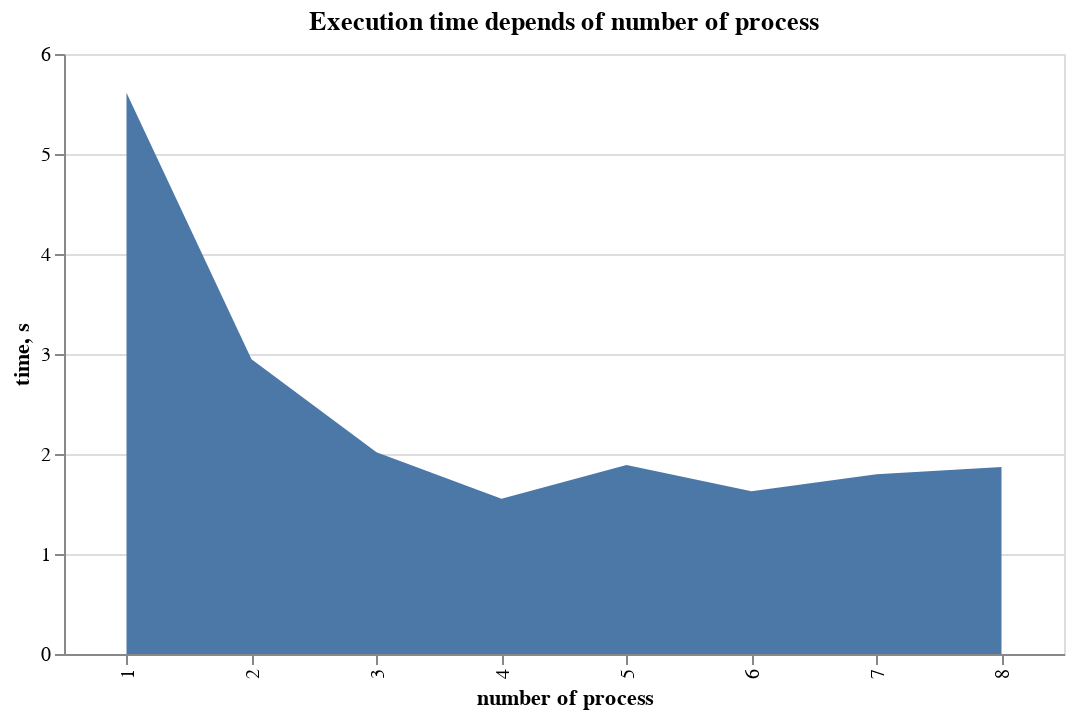

The notebook cell this image was saved under:
### Code cell
import altair as alt

alt.Chart(df).mark_area().encode(
    x='number of process',
    y='time, s'
).properties(
    title='Execution time depends of number of process',
    width=500,
    height=300
)

### Figure 1 — Vega-Lite specification as saved in the notebook (floating-point values rounded to 4 significant figures)
{"$schema": "https://vega.github.io/schema/vega-lite/v3.4.0.json", "config": {"mark": {"tooltip": null}, "view": {"height": 300, "width": 400}}, "data": {"name": "data-8fd6b3b3b20af9849ec795a9c45320ff"}, "datasets": {"data-8fd6b3b3b20af9849ec795a9c45320ff": [{"number of process": "1", "parallel loss": 0, "time, s": 5.613, "versus one": 1}, {"number of process": "2", "parallel loss": 0.0479, "time, s": 2.948, "versus one": 1.904}, {"number of process": "3", "parallel loss": 0.0724, "time, s": 2.017, "versus one": 2.783}, {"number of process": "4", "parallel loss": 0.0967, "time, s": 1.554, "versus one": 3.613}, {"number of process": "5", "parallel loss": 0.4064, "time, s": 1.891, "versus one": 2.968}, {"number of process": "6", "parallel loss": 0.425, "time, s": 1.627, "versus one": 3.45}, {"number of process": "7", "parallel loss": 0.5542, "time, s": 1.799, "versus one": 3.121}, {"number of process": "8", "parallel loss": 0.6248, "time, s": 1.87, "versus one": 3.001}]}, "encoding": {"x": {"field": "number of process", "type": "nominal"}, "y": {"field": "time, s", "type": "quantitative"}}, "height": 300, "mark": "area", "title": "Execution time depends of number of process", "width": 500}
